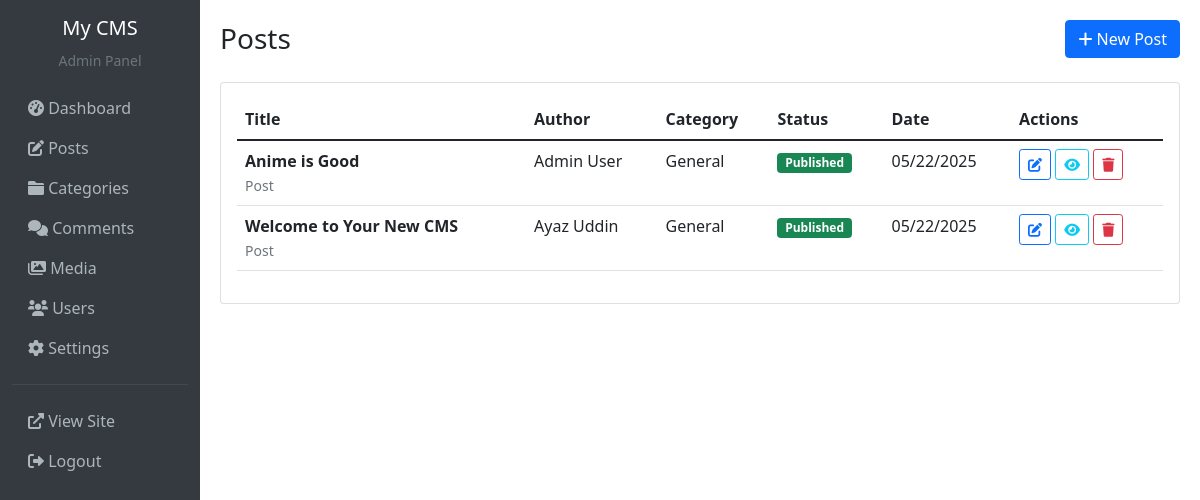
Page /admin/posts (signed in) on the committed database.
### app.py (models this page shows, shortened)
class Setting(db.Model):
    id = db.Column(db.Integer, primary_key=True)
    key = db.Column(db.String(100), unique=True, nullable=False)
    value = db.Column(db.Text)
    description = db.Column(db.Text)
    @staticmethod
    def get_setting(key, default=None):
        setting = Setting.query.filter_by(key=key).first()
        return setting.value if setting else default

class Post(db.Model):
    id = db.Column(db.Integer, primary_key=True)
    title = db.Column(db.String(200), nullable=False)
    slug = db.Column(db.String(200), unique=True, nullable=False)
    content = db.Column(db.Text, nullable=False)
    excerpt = db.Column(db.Text)
    status = db.Column(db.String(20), default='draft')  # draft, published, private
    post_type = db.Column(db.String(20), default='post')  # post, page
    featured_image = db.Column(db.String(255))
    meta_title = db.Column(db.String(200))
    meta_description = db.Column(db.Text)
    view_count = db.Column(db.Integer, default=0)
    created_at = db.Column(db.DateTime, default=datetime.utcnow)
    updated_at = db.Column(db.DateTime, default=datetime.utcnow, onupdate=datetime.utcnow)
    published_at = db.Column(db.DateTime)
    author_id = db.Column(db.Integer, db.ForeignKey('user.id'), nullable=False)
    category_id = db.Column(db.Integer, db.ForeignKey('category.id'))
    comments = db.relationship('Comment', backref='post', lazy=True, cascade='all, delete-orphan')
    tags = db.relationship('Tag', secondary=post_tags, lazy='subquery',
                          backref=db.backref('posts', lazy=True))

class User(UserMixin, db.Model):
    id = db.Column(db.Integer, primary_key=True)
    username = db.Column(db.String(80), unique=True, nullable=False)
    email = db.Column(db.String(120), unique=True, nullable=False)
    password_hash = db.Column(db.String(255), nullable=False)
    first_name = db.Column(db.String(50))
    last_name = db.Column(db.String(50))
    role = db.Column(db.String(20), default='subscriber')
    is_active = db.Column(db.Boolean, default=True)
    created_at = db.Column(db.DateTime, default=datetime.utcnow)
    posts = db.relationship('Post', backref='author', lazy=True)
    comments = db.relationship('Comment', backref='author', lazy=True)
    def has_permission(self, permission):
        permissions = {
            'subscriber': ['read'],
            'author': ['read', 'create_post', 'edit_own_post'],
            'editor': ['read', 'create_post', 'edit_post', 'publish'],
            'admin': ['all']
        }
        user_perms = permissions.get(self.role, [])
        return permission in user_perms or 'all' in user_perms
    @property
    def full_name(self):
        return f"{self.first_name} {self.last_name}".strip() or self.username

class Category(db.Model):
    id = db.Column(db.Integer, primary_key=True)
    name = db.Column(db.String(100), unique=True, nullable=False)
    slug = db.Column(db.String(100), unique=True, nullable=False)
    description = db.Column(db.Text)
    created_at = db.Column(db.DateTime, default=datetime.utcnow)
    posts = db.relationship('Post', backref='category', lazy=True)

### app.py (the view)
@app.route('/admin/posts')
@login_required
@permission_required('create_post')
def admin_posts():
    page = request.args.get('page', 1, type=int)
    query = Post.query
    if not current_user.has_permission('edit_post'):
        query = query.filter_by(author_id=current_user.id)
    posts = query.order_by(Post.created_at.desc())\
                 .paginate(page=page, per_page=20, error_out=False)
    return render_template('admin/posts.html', posts=posts)

### app.py (called while the page is built)
@login_manager.user_loader
def load_user(user_id):
    return User.query.get(int(user_id))

def permission_required(permission):
    def decorator(f):
        @wraps(f)
        def decorated_function(*args, **kwargs):
            if not current_user.is_authenticated or not current_user.has_permission(permission):
                abort(403)
            return f(*args, **kwargs)
        return decorated_function
    return decorator

@app.context_processor
def inject_site_settings():
    return {
        'site_title': Setting.get_setting('site_title', 'My CMS'),
        'site_description': Setting.get_setting('site_description', 'A powerful content management system'),
        'recent_posts': Post.query.filter_by(status='published').order_by(Post.published_at.desc()).limit(5).all(),
        'categories': Category.query.all()
    }

### templates/admin/posts.html (shortened to what this page needs)
{% extends "admin/base.html" %}
{% block content %}
<div class="d-sm-flex align-items-center justify-content-between mb-4">
    <h1 class="h3 mb-0">Posts</h1>
    <a href="{{ url_for('admin_post_new') }}" class="btn btn-primary">
        <i class="fas fa-plus"></i> New Post
    </a>
</div>
<div class="card">
    <div class="card-body">
        {% if posts.items %}
        <div class="table-responsive">
            <table class="table table-hover">
                <thead>
                    <tr>
                        <th>Title</th>
                        <th>Author</th>
                        <th>Category</th>
                        <th>Status</th>
                        <th>Date</th>
                        <th>Actions</th>
                    </tr>
                </thead>
                <tbody>
                    {% for post in posts.items %}
                    <tr>
                        <td>
                            <strong>{{ post.title }}</strong>
                            <br><small class="text-muted">{{ post.post_type.title() }}</small>
                        </td>
                        <td>{{ post.author.full_name }}</td>
                        <td>{{ post.category.name if post.category else '-' }}</td>
                        <td>
                            <span class="badge bg-{{ 'success' if post.status == 'published' else 'warning' }}">
                                {{ post.status.title() }}
                            </span>
                        </td>
                        <td>{{ post.created_at.strftime('%m/%d/%Y') }}</td>
                        <td>
                            <a href="{{ url_for('admin_post_edit', id=post.id) }}" class="btn btn-sm btn-outline-primary">
                                <i class="fas fa-edit"></i>
                            </a>
                            {% if post.status == 'published' %}
                            <a href="{{ url_for('post_detail', slug=post.slug) }}" class="btn btn-sm btn-outline-info" target="_blank">
                                <i class="fas fa-eye"></i>
                            </a>
                            {% endif %}
                            <button class="btn btn-sm btn-outline-danger" onclick="deletePost({{ post.id }})">
                                <i class="fas fa-trash"></i>
                            </button>
                        </td>
                    </tr>
                    {% endfor %}
                </tbody>
            </table>
        </div>
        {% else %}
        <div class="text-center py-5">
            <h4>No posts yet</h4>
            <p>Start creating your first post!</p>
            <a href="{{ url_for('admin_post_new') }}" class="btn btn-primary">Create Post</a>
        </div>
        {% endif %}
    </div>
</div>
{% endblock %}

### templates/admin/base.html (shortened to what this page needs)
<!DOCTYPE html>
<html lang="en">
<head>
    <link href="https://cdn.jsdelivr.net/npm/bootstrap@5.1.3/dist/css/bootstrap.min.css" rel="stylesheet">
    <link href="https://cdnjs.cloudflare.com/ajax/libs/font-awesome/6.0.0/css/all.min.css" rel="stylesheet">
</head>
<body>
    <div class="container-fluid">
        <div class="row">
            <nav class="col-md-2 d-md-block sidebar">
                <div class="position-sticky">
                    <div class="text-center py-3">
                        <h5 class="text-white">{{ site_title }}</h5>
                        <small class="text-muted">Admin Panel</small>
                    </div>
                    <ul class="nav flex-column">
                        <li class="nav-item">
                            <a class="nav-link" href="{{ url_for('admin_dashboard') }}">
                                <i class="fas fa-tachometer-alt"></i> Dashboard
                            </a>
                        </li>
                        <li class="nav-item">
                            <a class="nav-link" href="{{ url_for('admin_posts') }}">
                                <i class="fas fa-edit"></i> Posts
                            </a>
                        </li>
                        <li class="nav-item">
                            <a class="nav-link" href="{{ url_for('admin_categories') }}">
                                <i class="fas fa-folder"></i> Categories
                            </a>
                        </li>
                        <li class="nav-item">
                            <a class="nav-link" href="{{ url_for('admin_comments') }}">
                                <i class="fas fa-comments"></i> Comments
                            </a>
                        </li>
                        <li class="nav-item">
                            <a class="nav-link" href="{{ url_for('admin_media') }}">
                                <i class="fas fa-images"></i> Media
                            </a>
                        </li>
                        {% if current_user.has_permission('all') %}
                        <li class="nav-item">
                            <a class="nav-link" href="{{ url_for('admin_users') }}">
                                <i class="fas fa-users"></i> Users
                            </a>
                        </li>
                        <li class="nav-item">
                            <a class="nav-link" href="{{ url_for('admin_settings') }}">
                                <i class="fas fa-cog"></i> Settings
                            </a>
                        </li>
                        {% endif %}
                        <hr class="text-muted">
                        <li class="nav-item">
                            <a class="nav-link" href="{{ url_for('index') }}" target="_blank">
                                <i class="fas fa-external-link-alt"></i> View Site
                            </a>
                        </li>
                        <li class="nav-item">
                            <a class="nav-link" href="{{ url_for('logout') }}">
                                <i class="fas fa-sign-out-alt"></i> Logout
                            </a>
                        </li>
                    </ul>
                </div>
            </nav>
            <main class="col-md-10 ms-sm-auto main-content">
                {% block content %}{% endblock %}
            </main>
        </div>
    </div>
</body>
</html>

### templates/admin/base.html (style rules this page uses)
.sidebar { min-height: 100vh; background-color: #343a40; }
.sidebar .nav-link { color: #adb5bd; }
.main-content { padding: 20px; }

### rows in the picture
Setting: value "My CMS"
Post: title "Anime is Good", post_type "Post", author.full_name "Admin User", category "General", status "Published", created_at "05/22/2025"
Post: title "Welcome to Your New CMS", post_type "Post", author.full_name "Ayaz Uddin", category "General", status "Published", created_at "05/22/2025"
